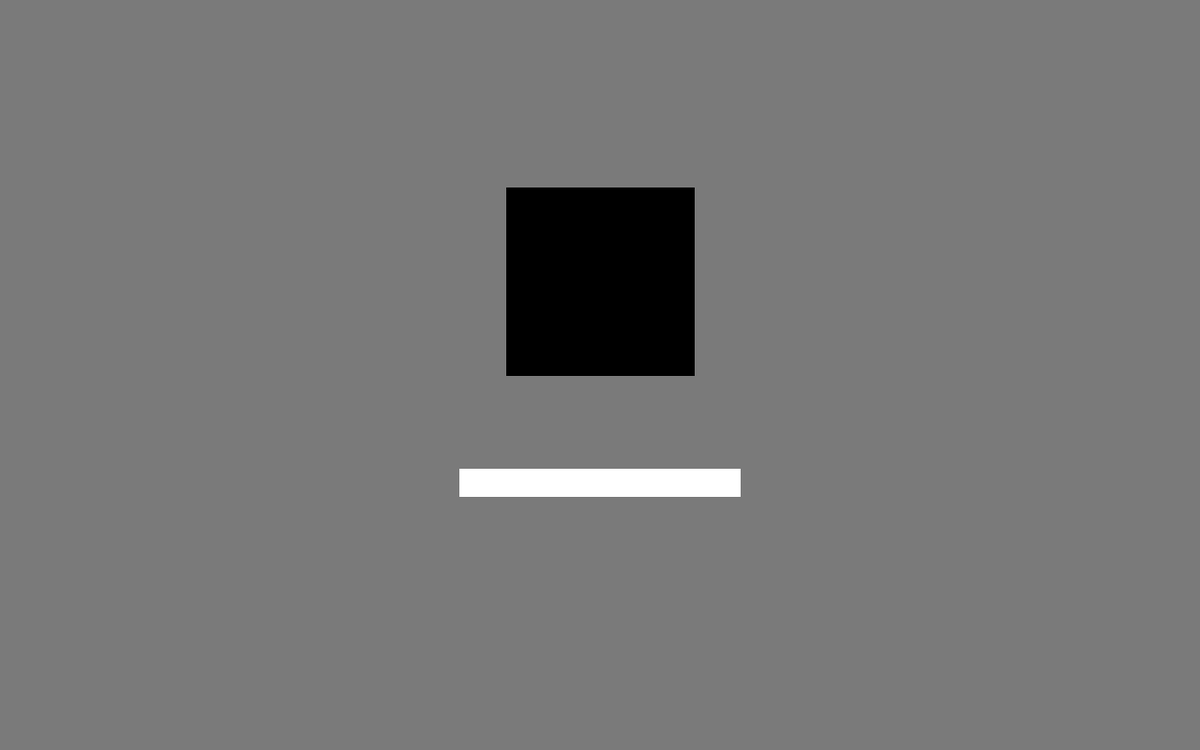
Frame 1 (no input)
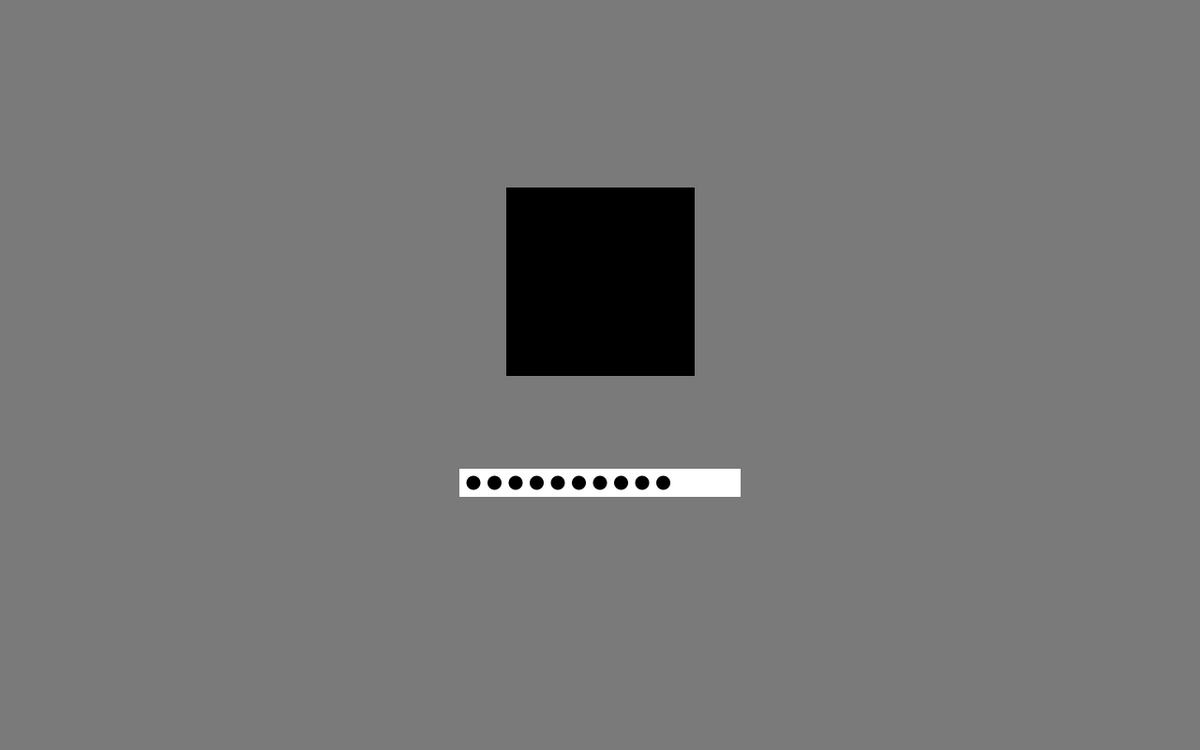
Frame 60 (the mouse pressed at the canvas centre just before this capture)
Frame 120 (the mouse held since frame 60 and released just before this capture): identical to frame 60, image omitted

The Processing sketch that drew these frames (run headless with seeded random() and noise(); from frame 60 on, the mouse is pressed at the canvas centre):

// Processing sketch: password_test
// ── password_test.pde
float i;

void setup() {
  size(1280, 800);

  background(122);
  i = 0;
}

void draw() {
  fill(0);
  rect(width/2 - 100, 200, 200, 200);
  
  fill(255);
  noStroke();
  rect(width/2 - 150, 500, 300, 30);
  //fill(0);
  //circle(width/2 - 150 + 15, 515, 15);
  //circle(width/2 - 150 + 15 + 22.5, 515, 15);
  //circle(width/2 - 150 + 15 + 45, 515, 15);
  //circle(width/2 - 150 + 15 + 67.5, 515, 15);
  //circle(width/2 - 150 + 15 + 90, 515, 15);
  //circle(width/2 - 150 + 15 + 112.5, 515, 15);
  //circle(width/2 - 150 + 15 + 135, 515, 15);
  //circle(width/2 - 150 + 15 + 157.5, 515, 15);
  //circle(width/2 - 150 + 15 + 180, 515, 15);

  fill(0);
  for (int numCircles = 0; numCircles < i; numCircles += 1) {
    circle(width/2 - 135 + 22.5 * numCircles, 515, 15);
  }

  if (frameCount % 5 == 0 && i < 10) {
    i++;
  }
}

void keyPressed() {
  fill(122);
  i = 0;
}
